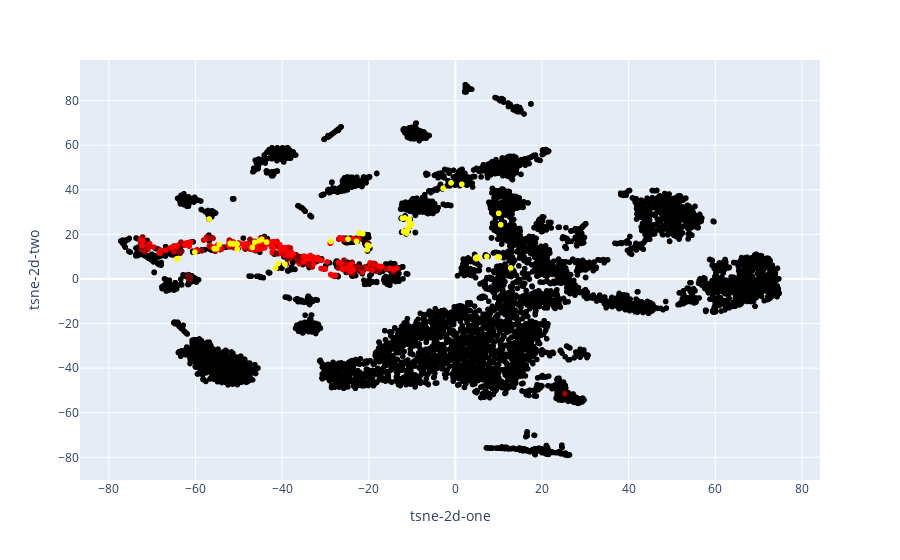

This figure's notebook cell:
### Code cell
import pandas as pd
from sklearn.manifold import TSNE
import plotly.express as px
import numpy as np

ancient_file_path = '~/turkicPCA/turkicPredictAllAncientScaledG25.csv'
modern_file_path = '~/turkicPCA/turkicModernScaledG25.csv'

df_ancient = pd.read_csv(ancient_file_path)
df_modern = pd.read_csv(modern_file_path)

df_modern['Prediction'] = 'Modern Turkic'

df = pd.concat([df_ancient, df_modern])

features = df.columns[1:25]

tsne = TSNE(n_components=2, random_state=87)
tsne_results = tsne.fit_transform(df[features])

df['tsne-2d-one'] = tsne_results[:, 0]
df['tsne-2d-two'] = tsne_results[:, 1]

def determine_color(row):
    if row['Prediction'] == 'Modern Turkic':
        return 'yellow'
    elif row['Turkic_Probability'] < 0.04:
        return 'black'
    else:
        max_prob = df.loc[df['Prediction'] == 'Not Turkic', 'Turkic_Probability'].max()
        min_prob = df.loc[df['Prediction'] == 'Not Turkic', 'Turkic_Probability'].min()
        norm_prob = (row['Turkic_Probability'] - min_prob) / (max_prob - min_prob)
        red_intensity = int(255 * norm_prob)
        return f'rgb({red_intensity},0,0)'

df['color'] = df.apply(determine_color, axis=1)

hover_name = df.columns[0]

fig = px.scatter(df, x='tsne-2d-one', y='tsne-2d-two',
                 color='color', color_discrete_map="identity",
                 hover_name=hover_name)

fig.show()
